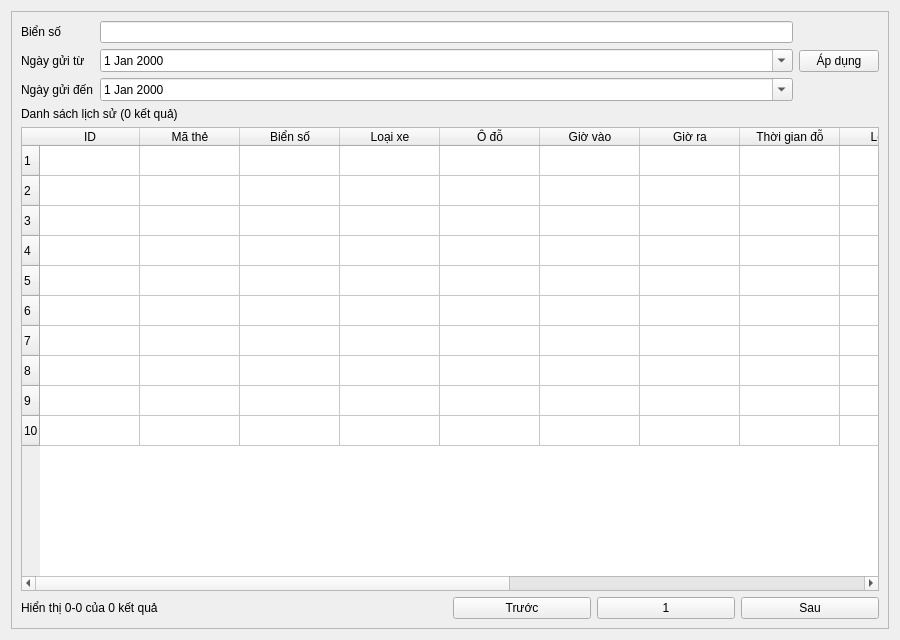
<?xml version="1.0" encoding="UTF-8"?>
<ui version="4.0">
 <class>HistoryPage</class>
 <widget class="QWidget" name="HistoryPage">
  <property name="geometry">
   <rect>
    <x>0</x>
    <y>0</y>
    <width>900</width>
    <height>640</height>
   </rect>
  </property>
  <layout class="QVBoxLayout" name="verticalLayout">
   <item>
    <widget class="QScrollArea" name="scrollArea">
     <property name="widgetResizable">
      <bool>true</bool>
     </property>
     <widget class="QWidget" name="scrollAreaWidgetContents">
      <property name="geometry">
       <rect>
        <x>0</x>
        <y>0</y>
        <width>880</width>
        <height>620</height>
       </rect>
      </property>
      <layout class="QVBoxLayout" name="scrollAreaLayout">
       <item>
        <layout class="QHBoxLayout" name="horizontalLayout_filter">
         <item>
          <layout class="QGridLayout" name="gridLayout_filters">
           <item row="0" column="0">
            <widget class="QLabel" name="lblPlate">
             <property name="text">
              <string>Biển số</string>
             </property>
            </widget>
           </item>
           <item row="0" column="1">
            <widget class="QLineEdit" name="historyPlate"/>
           </item>
           <item row="1" column="0">
            <widget class="QLabel" name="lblDateFrom">
             <property name="text">
              <string>Ngày gửi từ</string>
             </property>
            </widget>
           </item>
           <item row="1" column="1">
            <widget class="QDateEdit" name="historyDateFrom">
             <property name="calendarPopup">
              <bool>true</bool>
             </property>
            </widget>
           </item>
           <item row="2" column="0">
            <widget class="QLabel" name="lblDateTo">
             <property name="text">
              <string>Ngày gửi đến</string>
             </property>
            </widget>
           </item>
           <item row="2" column="1">
            <widget class="QDateEdit" name="historyDateTo">
             <property name="calendarPopup">
              <bool>true</bool>
             </property>
            </widget>
           </item>
          </layout>
         </item>
         <item>
          <layout class="QVBoxLayout" name="verticalLayout_filterButtons">
           <item>
            <widget class="QPushButton" name="btnApplyFilter">
             <property name="text">
              <string>Áp dụng</string>
             </property>
            </widget>
           </item>
          </layout>
         </item>
        </layout>
       </item>
       <item>
        <layout class="QVBoxLayout" name="verticalLayout_table">
         <item>
          <widget class="QLabel" name="lblResults">
           <property name="text">
            <string>Danh sách lịch sử (0 kết quả)</string>
           </property>
          </widget>
         </item>
         <item>
          <widget class="QTableWidget" name="historyTable">
           <property name="rowCount">
            <number>10</number>
           </property>
           <property name="columnCount">
            <number>14</number>
           </property>
           <row/>
           <row/>
           <row/>
           <row/>
           <row/>
           <row/>
           <row/>
           <row/>
           <row/>
           <row/>
           <column>
            <property name="text">
             <string>ID</string>
            </property>
           </column>
           <column>
            <property name="text">
             <string>Mã thẻ</string>
            </property>
           </column>
           <column>
            <property name="text">
             <string>Biển số</string>
            </property>
           </column>
           <column>
            <property name="text">
             <string>Loại xe</string>
            </property>
           </column>
           <column>
            <property name="text">
             <string>Ô đỗ</string>
            </property>
           </column>
           <column>
            <property name="text">
             <string>Giờ vào</string>
            </property>
           </column>
           <column>
            <property name="text">
             <string>Giờ ra</string>
            </property>
           </column>
           <column>
            <property name="text">
             <string>Thời gian đỗ</string>
            </property>
           </column>
           <column>
            <property name="text">
             <string>Loại vé</string>
            </property>
           </column>
           <column>
            <property name="text">
             <string>Chủ xe</string>
            </property>
           </column>
           <column>
            <property name="text">
             <string>Phí</string>
            </property>
           </column>
           <column>
            <property name="text">
             <string>Thanh toán</string>
            </property>
           </column>
           <column>
            <property name="text">
             <string>Trạng thái</string>
            </property>
           </column>
           <column>
            <property name="text">
             <string>Ảnh vào/ra</string>
            </property>
           </column>
          </widget>
         </item>
         <item>
          <layout class="QHBoxLayout" name="horizontalLayout_pagination">
           <item>
            <widget class="QLabel" name="paginationLabel">
             <property name="text">
              <string>Hiển thị 0-0 của 0 kết quả</string>
             </property>
            </widget>
           </item>
           <item>
            <layout class="QHBoxLayout" name="horizontalLayout_pages">
             <item>
              <widget class="QPushButton" name="btnPrevPage">
               <property name="text">
                <string>Trước</string>
               </property>
              </widget>
             </item>
             <item>
              <widget class="QPushButton" name="btnPage1">
               <property name="text">
                <string>1</string>
               </property>
              </widget>
             </item>
             <item>
              <widget class="QPushButton" name="btnNextPage">
               <property name="text">
                <string>Sau</string>
               </property>
              </widget>
             </item>
            </layout>
           </item>
          </layout>
         </item>
        </layout>
       </item>
      </layout>
     </widget>
    </widget>
   </item>
  </layout>
 </widget>
 <resources/>
 <connections/>
</ui>
